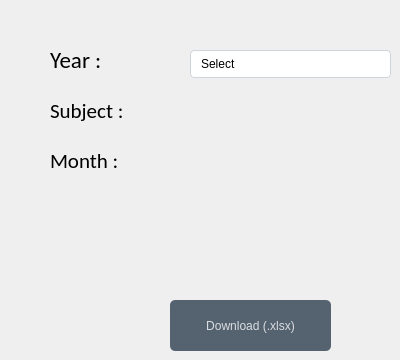
    <widget class="QWidget" name="view">
     <widget class="QPushButton" name="btnDownloadExcel">
      <property name="geometry">
       <rect>
        <x>170</x>
        <y>300</y>
        <width>161</width>
        <height>51</height>
       </rect>
      </property>
      <property name="styleSheet">
       <string notr="true">QPushButton
{
	background-color:rgba(85,98,112,255);
	color:rgba(255,255,255,200);
	border-radius:5px;
}
QPushButton:pressed
{
	padding-left:5px;
	padding-top:5px;
	background-color:rgba(255,107,107,255);
	background-position:calc(100% -10px)center;
}
QPushButton:hover
{
	background-color:rgba(255,107,107,255);
}</string>
      </property>
      <property name="text">
       <string>Download (.xlsx)</string>
      </property>
      <property name="icon">
       <iconset resource="assets.qrc">
        <normaloff>:/new/assets/assets/excel.png</normaloff>:/new/assets/assets/excel.png</iconset>
      </property>
      <property name="autoDefault">
       <bool>false</bool>
      </property>
     </widget>
     <widget class="QLabel" name="lblDownloadYr">
      <property name="geometry">
       <rect>
        <x>50</x>
        <y>40</y>
        <width>71</width>
        <height>41</height>
       </rect>
      </property>
      <property name="font">
       <font>
        <family>Calibri</family>
        <pointsize>17</pointsize>
        <bold>false</bold>
       </font>
      </property>
      <property name="text">
       <string>Year : </string>
      </property>
     </widget>
     <widget class="QComboBox" name="downloadYear">
      <property name="geometry">
       <rect>
        <x>190</x>
        <y>50</y>
        <width>201</width>
        <height>28</height>
       </rect>
      </property>
      <property name="styleSheet">
       <string notr="true">QComboBox{
	color:black;
	background-color:white;
	border: 1px solid #ced4da;
	border-radius:4px;
	padding-left: 10px;
}
QComboBox::drop-down{
	border:0px;
}
QComboBox::down-arrow{
	image: url(:/new/assets/assets/downArrow.png);
	width:12px;
	height:12px;
	margin-right: 10px;
}
QComboBox:on{
	border:2px solid red;
}
QComboBox QListView{
	font-size:12px;
	border:1px solid rgba(0,0,0,10%);
	padding:5px;
	background-color: #fff;
	outline: 0px;
}
QComboBox QListView::item{
	padding-left: 10px;
	background-color: #fff;
}
QComboBox QListView::item:hover{
	background-color: #D2122E;
}
QComboBox QListView::item:selected{
	background-color: #D2122E;
}</string>
      </property>
      <item>
       <property name="text">
        <string>Select</string>
       </property>
      </item>
      <item>
       <property name="text">
        <string>SE Comp</string>
       </property>
      </item>
      <item>
       <property name="text">
        <string>TE Comp</string>
       </property>
      </item>
     </widget>
     <widget class="QLabel" name="lblDownloadSub">
      <property name="geometry">
       <rect>
        <x>50</x>
        <y>90</y>
        <width>101</width>
        <height>41</height>
       </rect>
      </property>
      <property name="font">
       <font>
        <family>Calibri</family>
        <pointsize>16</pointsize>
        <bold>false</bold>
       </font>
      </property>
      <property name="text">
       <string>Subject :</string>
      </property>
     </widget>
     <widget class="QLabel" name="lblDownloadMo">
      <property name="geometry">
       <rect>
        <x>50</x>
        <y>140</y>
        <width>101</width>
        <height>41</height>
       </rect>
      </property>
      <property name="font">
       <font>
        <family>Calibri</family>
        <pointsize>16</pointsize>
        <bold>false</bold>
       </font>
      </property>
      <property name="text">
       <string>Month :</string>
      </property>
     </widget>
     <widget class="QLabel" name="showsubject">
      <property name="geometry">
       <rect>
        <x>190</x>
        <y>90</y>
        <width>201</width>
        <height>41</height>
       </rect>
      </property>
      <property name="font">
       <font>
        <family>Calibri</family>
        <pointsize>16</pointsize>
        <bold>false</bold>
       </font>
      </property>
      <property name="text">
       <string/>
      </property>
     </widget>
     <widget class="QLabel" name="showmonth">
      <property name="geometry">
       <rect>
        <x>190</x>
        <y>140</y>
        <width>201</width>
        <height>41</height>
       </rect>
      </property>
      <property name="font">
       <font>
        <family>Calibri</family>
        <pointsize>16</pointsize>
        <bold>false</bold>
       </font>
      </property>
      <property name="text">
       <string/>
      </property>
     </widget>
    </widget>
